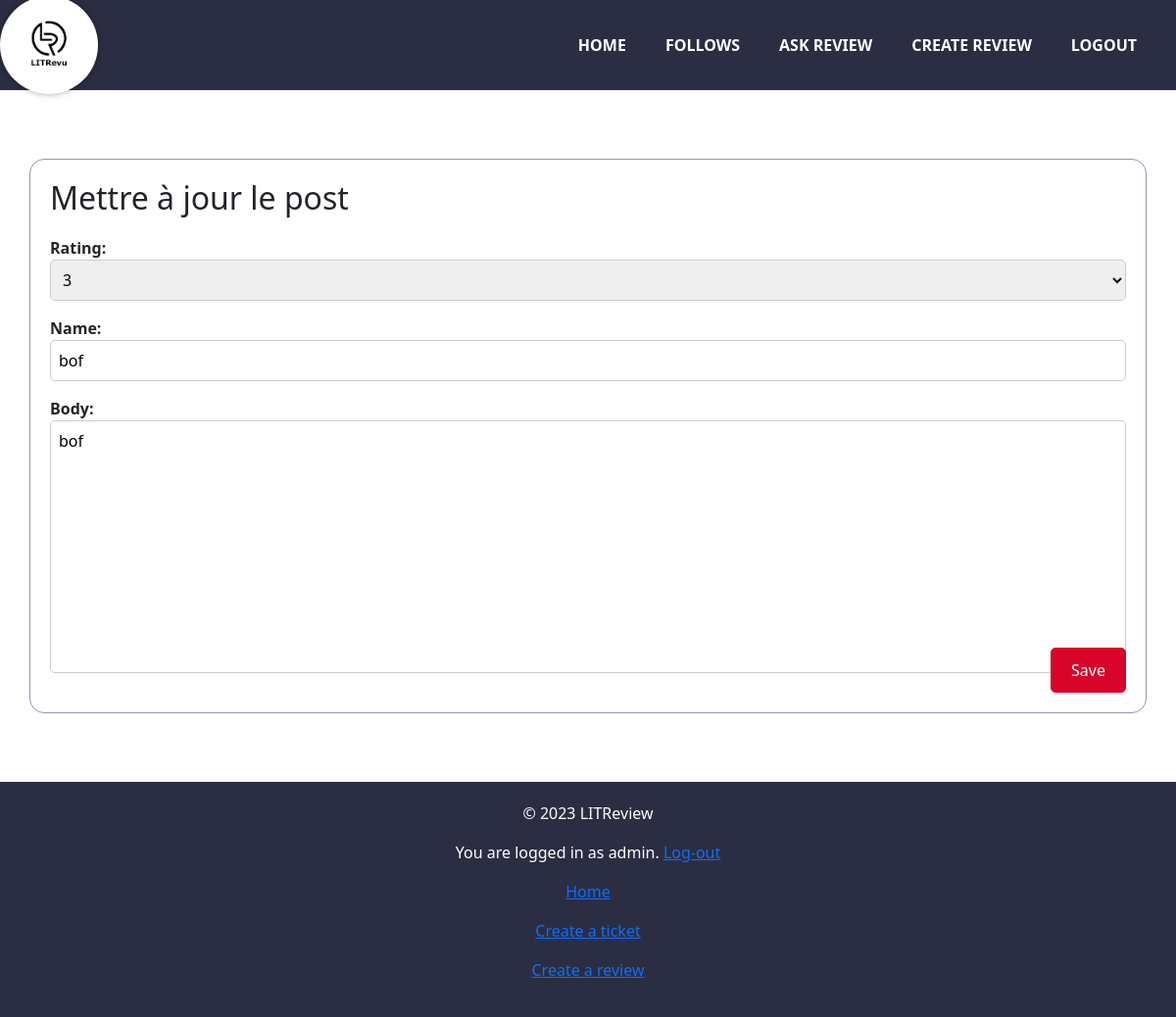
/update_post/review/6/ (signed in), run on an earlier commit of the app's database.
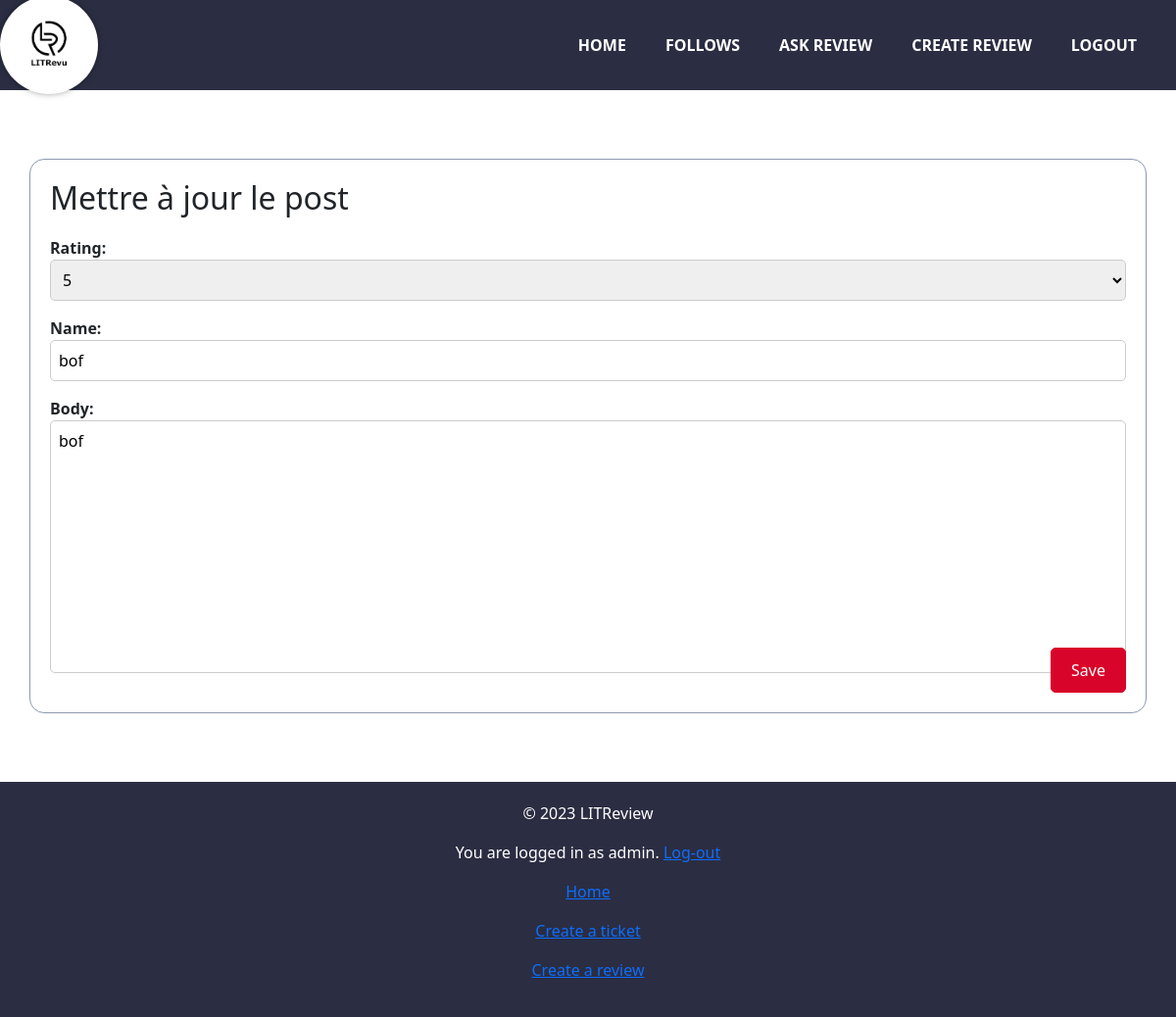
And on a later commit of the database.
### appreview/models.py (models this page shows, shortened)
class Review(models.Model):
    user = models.ForeignKey(settings.AUTH_USER_MODEL, on_delete=models.CASCADE)
    ticket = models.ForeignKey(Ticket, on_delete=models.CASCADE, related_name='reviews')
    name = models.CharField(max_length=80)
    rating = models.IntegerField(choices=[(i, str(i)) for i in range(1, 6)], default=3)  # 1, 2, 3, 4, 5
    body = models.TextField()
    created_on = models.DateTimeField(auto_now_add=True)
    active = models.BooleanField(default=True)
    class Meta:
        ordering = ['created_on']

### appreview/views.py (the view, shortened to what this page needs)
# urls.py: path('update_post/<str:post_type>/<int:post_id>/', appreview_views.update_post, name='update_post'),
@login_required
def update_post(request, post_type, post_id):
    if post_type == "ticket":
        post = get_object_or_404(Ticket, id=post_id)
        form = TicketForm(instance=post)
        photo_form = PhotoForm(instance=post.photo)
    elif post_type == "review":
        post = get_object_or_404(Review, id=post_id)
        form = ReviewForm(instance=post)
        photo_form = None
    context = {
        'form': form,
        'photo_form': photo_form,
    }
    return render(request, 'appreview/update_post.html', context=context)

### appreview/forms.py
class ReviewForm(forms.ModelForm):
    RATING_CHOICES = [(i, str(i)) for i in range(1, 6)]
    rating = forms.ChoiceField(choices=RATING_CHOICES, widget=forms.Select)
    class Meta:
        model = models.Review
        fields = ['rating', 'name', 'body']

### appreview/templates/appreview/update_post.html (shortened to what this page needs)
{% extends 'base.html' %}
{% load static %}
{% block content %}
<head>
    <link rel="stylesheet" href="{% static 'appreview/css/update_post.css' %}">
</head>
<div class="post">
    <div class="container">
        <h2>Mettre à jour le post</h2>
        <div class="review-form">
            <form method="post" enctype="multipart/form-data">
                {{ form.as_p }}
                <button type="submit" class="action-button">Save</button>
            </form>
        </div>
    </div>
</div>
{% endblock %}

What changed in the data, as far as the page shows it:
changed Review "bof": rating "3" → "5"
